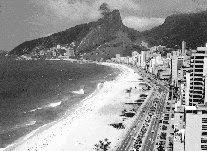
%> input picture Bitplane Slicing Hidden Text/image.jpg, 207 x 151 px
$ octave HiddenText_Reveal.m   (GNU Octave 9; MATLAB toolbox functions it lacks are replaced by stand-ins)
%> lines starting %> are read from the running program, lines starting %| are printed output that depends on the picture; in (x1, y1, x2, y2) boxes, pixels count from 0 and x2, y2 are one past the last pixel; in counts of white or black regions, pixels touching at a corner belong together; the program's own positions count from 1
clear;
% This is the file to be manipulated
A=imread('image.jpg');
%> A is the input picture: size 151x207x3 uint8; min 0, max 255, mean 143.3

subplot(2,5,1)
imshow(A)
title('Original Image')

%Convert to B/W
B=rgb2gray(A);
subplot(2,5,2)
imshow(B)
title('B/W Image')

for k=0:7
%> this loop made 8 passes; what is shown inside it comes from the first
    T=2^k;
    [row,col]=size(B);
%> row = 151; col = 207
    for i=1:row
        for j=1:col
            if(bitand(B(i,j),T)==T)
                D(k+1,i,j)=255;
            else
                D(k+1,i,j)=0;
            end
        end
    end
    E=squeeze(D(k+1,:,:));
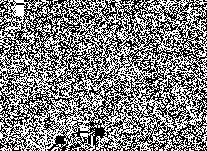
%> E: size 151x207 double; 50.5% white; black in thin lines or dots
    subplot(2,5,k+3)
    imshow(E)
    title(strcat('Bitslice - ',num2str(k)));
end


% This is the text that is to be added
AX=imread('textHidden.png');
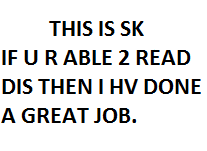
%> input picture Bitplane Slicing Hidden Text/textHidden.png, 207 x 151 px
%> AX is the input picture: size 151x207x3 uint8; mean R, G, B 225.1, 225.2, 225.2

subplot(2,3,1)
imshow(AX)
title('Original Image')

%Convert to B/W
BX=rgb2gray(AX);
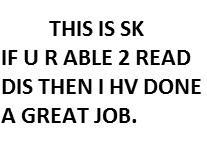
%> BX: size 151x207 uint8; min 0, max 255, mean 225.2
subplot(2,3,2)
imshow(BX)
title('B/W Image')

TX=100;
[row,col]=size(BX);
for i=1:row
    for j=1:col
        if(BX(i,j)>=TX)
            D(2,i,j)=255;
        else
            D(2,i,j)=0;
        end
    end
end

subplot(2,3,4)
imshow(squeeze(D(8,:,:)))
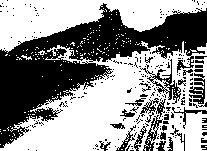
%> displayed picture: size 151x207, on the screen's scale of 0 to 255; 56.8% white; 234 black regions (203 under 20 px), largest, box (x1, y1, x2, y2) and area: (0, 3, 207, 148) 10734, (140, 59, 181, 104) 381, (189, 73, 205, 104) 266
title('Threshold Image')

[row,col]=size(B);
FIN=zeros(size(B));
for k=0:7
    T=2^k;
    for i=1:row
        for j=1:col
            if(D(k+1,i,j)==255)
                FIN(i,j)=FIN(i,j)+T;
            end
        end
    end
end

FIN=uint8(FIN);
%> FIN: size 151x207 uint8

FIN=cat(3,FIN,FIN,FIN);
%> FIN: size 151x207x3 uint8

subplot(2,3,5)
imshow(FIN)
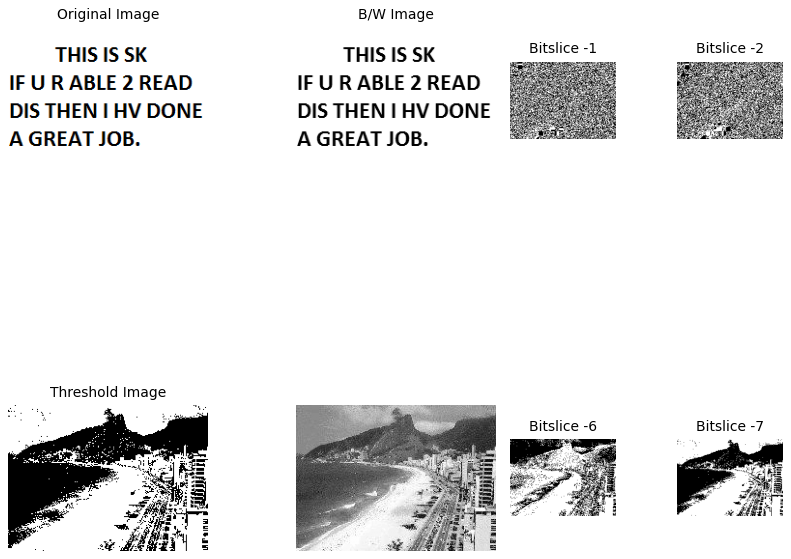
%> figure redrawn from the program's plot data, 8 panels

% This is the final file
imwrite(FIN,'textHiddenMergedImg.png');
